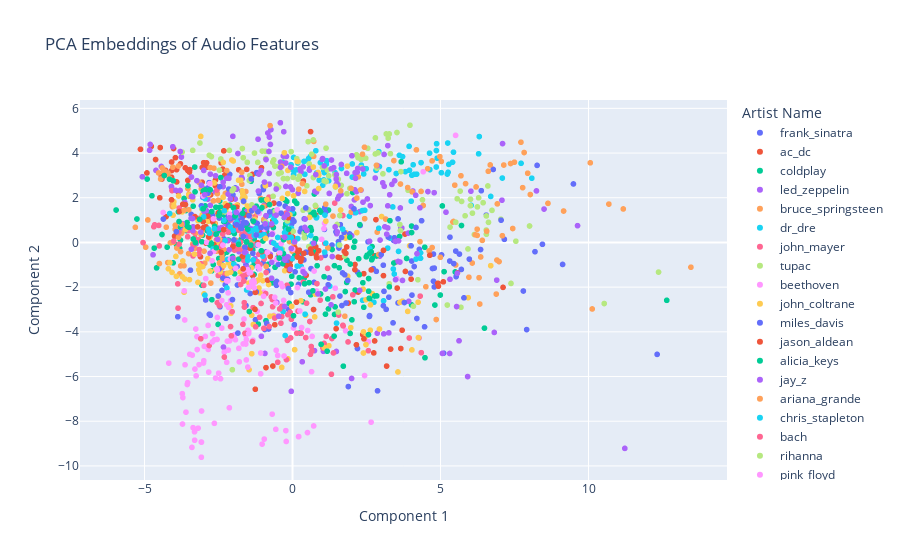

Notebook cell for this chart:
### Code cell
# Plot the embeddings using a scatterplot, with "component_1" on the x axis and "component_2" on the y axis. Color on artist label.

# Create the scatter plot using Plotly
fig = px.scatter(pca_df, x='component_1', y='component_2', color=df['artist_name'],
                 title="PCA Embeddings of Audio Features",
                 labels={'component_1': 'Component 1', 'component_2': 'Component 2', 'color': 'Artist Name'},
                 color_continuous_scale='Set2')

# Show the plot
fig.show()
